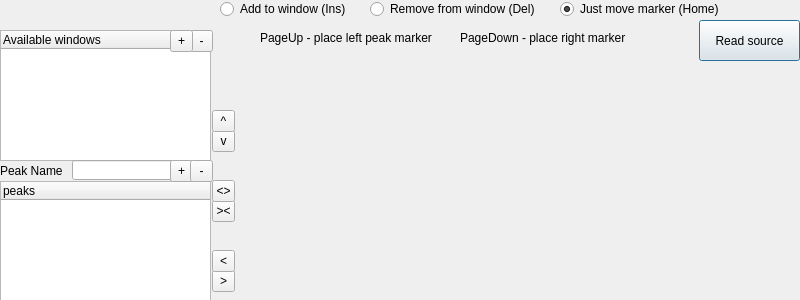
<?xml version="1.0" encoding="UTF-8"?>
<ui version="4.0">
 <class>SP1Open</class>
 <widget class="QDialog" name="SP1Open">
  <property name="geometry">
   <rect>
    <x>0</x>
    <y>0</y>
    <width>800</width>
    <height>300</height>
   </rect>
  </property>
  <property name="minimumSize">
   <size>
    <width>800</width>
    <height>300</height>
   </size>
  </property>
  <property name="maximumSize">
   <size>
    <width>800</width>
    <height>300</height>
   </size>
  </property>
  <property name="windowTitle">
   <string>1-Dimensional Spectrum</string>
  </property>
  <property name="modal">
   <bool>false</bool>
  </property>
  <widget class="QTreeWidget" name="wintree">
   <property name="geometry">
    <rect>
     <x>0</x>
     <y>30</y>
     <width>211</width>
     <height>131</height>
    </rect>
   </property>
   <column>
    <property name="text">
     <string>Available windows</string>
    </property>
   </column>
  </widget>
  <widget class="QToolButton" name="mover">
   <property name="geometry">
    <rect>
     <x>212</x>
     <y>270</y>
     <width>23</width>
     <height>22</height>
    </rect>
   </property>
   <property name="text">
    <string>&gt;</string>
   </property>
  </widget>
  <widget class="QToolButton" name="movel">
   <property name="geometry">
    <rect>
     <x>212</x>
     <y>250</y>
     <width>23</width>
     <height>22</height>
    </rect>
   </property>
   <property name="text">
    <string>&lt;</string>
   </property>
  </widget>
  <widget class="QTreeWidget" name="peaktree">
   <property name="geometry">
    <rect>
     <x>0</x>
     <y>181</y>
     <width>211</width>
     <height>121</height>
    </rect>
   </property>
   <column>
    <property name="text">
     <string>peaks</string>
    </property>
   </column>
  </widget>
  <widget class="QToolButton" name="xsinc">
   <property name="geometry">
    <rect>
     <x>212</x>
     <y>200</y>
     <width>23</width>
     <height>22</height>
    </rect>
   </property>
   <property name="text">
    <string>&gt;&lt;</string>
   </property>
  </widget>
  <widget class="QToolButton" name="xsdec">
   <property name="geometry">
    <rect>
     <x>212</x>
     <y>180</y>
     <width>23</width>
     <height>22</height>
    </rect>
   </property>
   <property name="text">
    <string>&lt;&gt;</string>
   </property>
  </widget>
  <widget class="QToolButton" name="ysdec">
   <property name="geometry">
    <rect>
     <x>212</x>
     <y>130</y>
     <width>23</width>
     <height>22</height>
    </rect>
   </property>
   <property name="text">
    <string>v</string>
   </property>
  </widget>
  <widget class="QToolButton" name="ysinc">
   <property name="geometry">
    <rect>
     <x>212</x>
     <y>110</y>
     <width>23</width>
     <height>22</height>
    </rect>
   </property>
   <property name="text">
    <string>^</string>
   </property>
  </widget>
  <widget class="QLabel" name="leglabel">
   <property name="geometry">
    <rect>
     <x>0</x>
     <y>0</y>
     <width>211</width>
     <height>31</height>
    </rect>
   </property>
   <property name="text">
    <string/>
   </property>
  </widget>
  <widget class="QRadioButton" name="lrb">
   <property name="geometry">
    <rect>
     <x>220</x>
     <y>0</y>
     <width>141</width>
     <height>18</height>
    </rect>
   </property>
   <property name="text">
    <string>Add to window (Ins)</string>
   </property>
  </widget>
  <widget class="QRadioButton" name="rrb">
   <property name="geometry">
    <rect>
     <x>370</x>
     <y>0</y>
     <width>181</width>
     <height>18</height>
    </rect>
   </property>
   <property name="text">
    <string>Remove from window (Del)</string>
   </property>
  </widget>
  <widget class="QRadioButton" name="radioButton_3">
   <property name="geometry">
    <rect>
     <x>560</x>
     <y>0</y>
     <width>171</width>
     <height>18</height>
    </rect>
   </property>
   <property name="text">
    <string>Just move marker (Home)</string>
   </property>
   <property name="checked">
    <bool>true</bool>
   </property>
  </widget>
  <widget class="QLineEdit" name="peakname">
   <property name="geometry">
    <rect>
     <x>72</x>
     <y>160</y>
     <width>101</width>
     <height>20</height>
    </rect>
   </property>
  </widget>
  <widget class="QToolButton" name="toolButton">
   <property name="geometry">
    <rect>
     <x>170</x>
     <y>160</y>
     <width>23</width>
     <height>22</height>
    </rect>
   </property>
   <property name="text">
    <string>+</string>
   </property>
  </widget>
  <widget class="QToolButton" name="toolButton_2">
   <property name="geometry">
    <rect>
     <x>190</x>
     <y>160</y>
     <width>23</width>
     <height>22</height>
    </rect>
   </property>
   <property name="text">
    <string>-</string>
   </property>
  </widget>
  <widget class="QLabel" name="label">
   <property name="geometry">
    <rect>
     <x>0</x>
     <y>160</y>
     <width>71</width>
     <height>21</height>
    </rect>
   </property>
   <property name="text">
    <string>Peak Name</string>
   </property>
  </widget>
  <widget class="QLabel" name="label_2">
   <property name="geometry">
    <rect>
     <x>260</x>
     <y>30</y>
     <width>181</width>
     <height>16</height>
    </rect>
   </property>
   <property name="text">
    <string>PageUp - place left peak marker</string>
   </property>
  </widget>
  <widget class="QLabel" name="label_3">
   <property name="geometry">
    <rect>
     <x>460</x>
     <y>30</y>
     <width>351</width>
     <height>16</height>
    </rect>
   </property>
   <property name="text">
    <string>PageDown - place right marker</string>
   </property>
  </widget>
  <widget class="QToolButton" name="toolButton_3">
   <property name="geometry">
    <rect>
     <x>190</x>
     <y>30</y>
     <width>23</width>
     <height>22</height>
    </rect>
   </property>
   <property name="text">
    <string>-</string>
   </property>
  </widget>
  <widget class="QToolButton" name="toolButton_4">
   <property name="geometry">
    <rect>
     <x>170</x>
     <y>30</y>
     <width>23</width>
     <height>22</height>
    </rect>
   </property>
   <property name="text">
    <string>+</string>
   </property>
  </widget>
  <widget class="QPushButton" name="pushButton">
   <property name="geometry">
    <rect>
     <x>699</x>
     <y>20</y>
     <width>101</width>
     <height>41</height>
    </rect>
   </property>
   <property name="text">
    <string>Read source</string>
   </property>
  </widget>
 </widget>
 <resources/>
 <connections/>
</ui>
